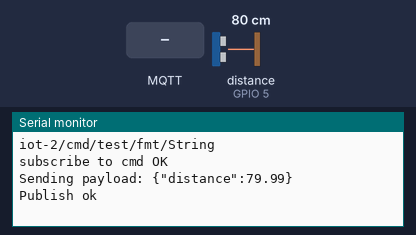
Recording of a sketch running on a simulated ESP32. Parts: the last lines printed to the serial monitor. Wiring (from diagram.json): ultrasonic range finder: trigger GPIO 18; echo GPIO 5. Inputs (shaded band) come from the test bench; at power-on: distance to the obstacle (sensor on GPIO 5) 80 cm. The echo pulse lasts 58.3 µs per cm; WiFi joins after 1.5 s; servers stay silent unless stated; no MQTT or app messages arrive unless stated.

Above: at 2.7 s.
2.8 s: MQTT message "1" arrives on the first subscribed topic
At 4.5 s:
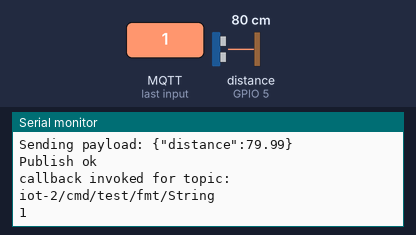
5.5 s: MQTT message "on" arrives on the first subscribed topic
At 6.0 s:
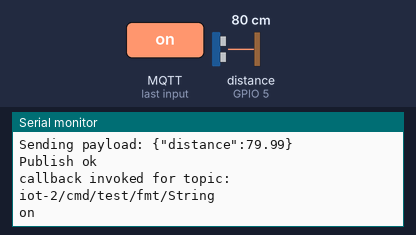
7.0 s: MQTT message "off" arrives on the first subscribed topic
At 7.5 s:
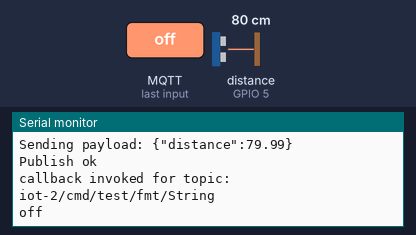
8.5 s: distance to the obstacle (sensor on GPIO 5) set to 2 cm
At 9.8 s:
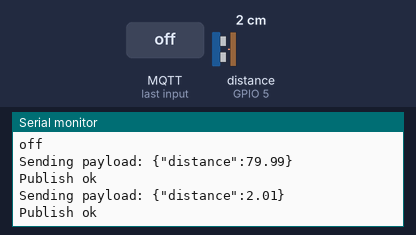
10.0 s: distance to the obstacle (sensor on GPIO 5) set to 4 cm
At 11.0 s:
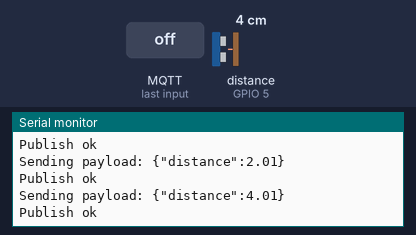
Timing chart, 0 to 12.5 s (numbered marks = the images above; inputs shaded):
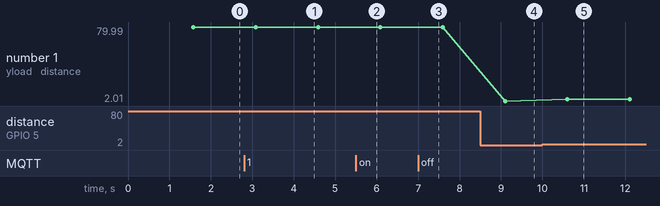

The sketch:

sketch.ino
```cpp
#include <WiFi.h>
#include <PubSubClient.h>
#define echo 5
#define trigger 18

void callback(char* subscribetopic, byte* payload, unsigned int payloadLength);

//-------credentials of IBM Accounts------

#define ORG "rz7zse"//IBM ORGANITION ID
#define DEVICE_TYPE "sampleDevice"//Device type mentioned in ibm watson IOT Platform
#define DEVICE_ID "sampleId"//Device ID mentioned in ibm watson IOT Platform
#define TOKEN "sampleToken"     //Token


//-------- Customise the above values --------
char server[] = ORG ".messaging.internetofthings.ibmcloud.com";// Server Name
char publishTopic[] = "iot-2/evt/Data/fmt/json";// topic name and type of event perform and format in which data to be send
char subscribetopic[] = "iot-2/cmd/test/fmt/String";// cmd  REPRESENT command type AND COMMAND IS TEST OF FORMAT STRING
char authMethod[] = "use-token-auth";// authentication method
char token[] = TOKEN;
char clientId[] = "d:" ORG ":" DEVICE_TYPE ":" DEVICE_ID;//client id


//-----------------------------------------
WiFiClient wifiClient; // creating the instance for wificlient
PubSubClient client(server, 1883, callback ,wifiClient); //calling the predefined client id by passing parameter like server id,portand wificredential
void setup()// configureing the ESP32
{
  Serial.begin(115200);
  delay(10);
  Serial.println();
  wificonnect();
  mqttconnect();
  pinMode(echo, INPUT);
  pinMode(trigger, OUTPUT);
}

void loop()// Recursive Function
{

  digitalWrite(trigger, HIGH);
  delayMicroseconds(10);
  digitalWrite(trigger, LOW);
  float duration = pulseIn(echo, HIGH);
  float distance = duration * 0.0343 / 2;
  PublishData(distance);
  delay(1000);
  if (!client.loop()) {
    mqttconnect();
  }
  delay(500);
}


/*.....................................retrieving to Cloud...............................*/

void PublishData(float distance) {
  mqttconnect();//function call for connecting to ibm
  /*
     creating the String in in form JSon to update the data to ibm cloud
  */
  String payload = "{\"distance\":";
  payload += distance;
  payload += "}";


  Serial.print("Sending payload: ");
  Serial.println(payload);


  if (client.publish(publishTopic, (char*) payload.c_str())) {
    Serial.println("Publish ok");// if it sucessfully upload data on the cloud then it will print publish ok in Serial monitor or else it will print publish failed
  } else {
    Serial.println("Publish failed");
  }

}
void mqttconnect() {
  if (!client.connected()) {
    Serial.print("Reconnecting client to ");
    Serial.println(server);
    while (!!!client.connect(clientId, authMethod, token)) {
      Serial.print(".");
      delay(500);
    }

     initManagedDevice();
     Serial.println();
  }
}
void wificonnect() //function defination for wificonnect
{
  Serial.println();
  Serial.print("Connecting to ");

  WiFi.begin("Wokwi-GUEST", "", 6);//passing the wifi credentials to establish the connection
  while (WiFi.status() != WL_CONNECTED) {
    delay(500);
    Serial.print(".");
  }
  Serial.println("");
  Serial.println("WiFi connected");
  Serial.println("IP address: ");
  Serial.println(WiFi.localIP());
}

void initManagedDevice() {
  if (client.subscribe(subscribetopic)) {
    Serial.println((subscribetopic));
    Serial.println("subscribe to cmd OK");
  } else {
    Serial.println("subscribe to cmd FAILED");
  }
}

void callback(char* subscribetopic, byte* payload, unsigned int payloadLength)
{
  String data = "";
  Serial.print("callback invoked for topic: ");
  Serial.println(subscribetopic);
  for (int i = 0; i < payloadLength; i++) {
    //Serial.print((char)payload[i]);
    data += (char)payload[i];
  }

  Serial.println(data);
}
```

Measured:
- after the input at 2.8 s, the serial monitor: prints a new line after 1.3 s (image 1)
- after the input at 5.5 s, the serial monitor: prints a new line after 0.09 s (image 2)
- after the input at 7.0 s, the serial monitor: prints a new line after 0.09 s (image 3)
- after the input at 8.5 s, the serial monitor: prints a new line after 0.60 s (image 4)
- after the input at 10.0 s, the serial monitor: prints a new line after 0.60 s (image 5)
- plotted number 1: 79.99 → 2.01 after the input at 8.5 s, 2.01 → 4.01 after the input at 10.0 s
